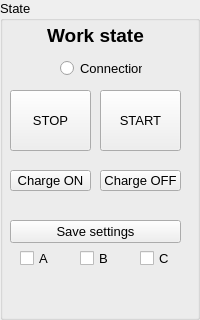
       <widget class="QGroupBox" name="groupState">
        <property name="minimumSize">
         <size>
          <width>200</width>
          <height>0</height>
         </size>
        </property>
        <property name="font">
         <font>
          <pointsize>10</pointsize>
         </font>
        </property>
        <property name="title">
         <string>State</string>
        </property>
        <property name="checkable">
         <bool>false</bool>
        </property>
        <widget class="QLabel" name="valueWorkState">
         <property name="geometry">
          <rect>
           <x>10</x>
           <y>20</y>
           <width>171</width>
           <height>31</height>
          </rect>
         </property>
         <property name="font">
          <font>
           <pointsize>14</pointsize>
           <weight>75</weight>
           <bold>true</bold>
          </font>
         </property>
         <property name="text">
          <string>Work state</string>
         </property>
         <property name="alignment">
          <set>Qt::AlignCenter</set>
         </property>
        </widget>
        <widget class="QRadioButton" name="radioConnection">
         <property name="geometry">
          <rect>
           <x>60</x>
           <y>60</y>
           <width>82</width>
           <height>17</height>
          </rect>
         </property>
         <property name="text">
          <string>Connection</string>
         </property>
         <property name="checkable">
          <bool>true</bool>
         </property>
        </widget>
        <widget class="QLabel" name="valueVersion">
         <property name="geometry">
          <rect>
           <x>10</x>
           <y>270</y>
           <width>181</width>
           <height>41</height>
          </rect>
         </property>
         <property name="font">
          <font>
           <pointsize>8</pointsize>
          </font>
         </property>
         <property name="text">
          <string/>
         </property>
         <property name="alignment">
          <set>Qt::AlignCenter</set>
         </property>
         <property name="wordWrap">
          <bool>true</bool>
         </property>
        </widget>
        <widget class="QPushButton" name="buttonStop">
         <property name="geometry">
          <rect>
           <x>10</x>
           <y>90</y>
           <width>81</width>
           <height>61</height>
          </rect>
         </property>
         <property name="text">
          <string>STOP</string>
         </property>
        </widget>
        <widget class="QPushButton" name="buttonStart">
         <property name="geometry">
          <rect>
           <x>100</x>
           <y>90</y>
           <width>81</width>
           <height>61</height>
          </rect>
         </property>
         <property name="text">
          <string>START</string>
         </property>
        </widget>
        <widget class="QPushButton" name="buttonSave">
         <property name="geometry">
          <rect>
           <x>10</x>
           <y>220</y>
           <width>171</width>
           <height>23</height>
          </rect>
         </property>
         <property name="text">
          <string>Save settings</string>
         </property>
        </widget>
        <widget class="QCheckBox" name="checkBoxChannelA">
         <property name="geometry">
          <rect>
           <x>20</x>
           <y>250</y>
           <width>31</width>
           <height>17</height>
          </rect>
         </property>
         <property name="text">
          <string>A</string>
         </property>
        </widget>
        <widget class="QCheckBox" name="checkBoxChannelB">
         <property name="geometry">
          <rect>
           <x>80</x>
           <y>250</y>
           <width>31</width>
           <height>17</height>
          </rect>
         </property>
         <property name="text">
          <string>B</string>
         </property>
        </widget>
        <widget class="QCheckBox" name="checkBoxChannelC">
         <property name="geometry">
          <rect>
           <x>140</x>
           <y>250</y>
           <width>31</width>
           <height>17</height>
          </rect>
         </property>
         <property name="text">
          <string>C</string>
         </property>
        </widget>
        <widget class="QPushButton" name="buttonChargeOn">
         <property name="geometry">
          <rect>
           <x>10</x>
           <y>170</y>
           <width>81</width>
           <height>21</height>
          </rect>
         </property>
         <property name="text">
          <string>Charge ON</string>
         </property>
        </widget>
        <widget class="QPushButton" name="buttonChargeOff">
         <property name="geometry">
          <rect>
           <x>100</x>
           <y>170</y>
           <width>81</width>
           <height>21</height>
          </rect>
         </property>
         <property name="text">
          <string>Charge OFF</string>
         </property>
        </widget>
       </widget>
